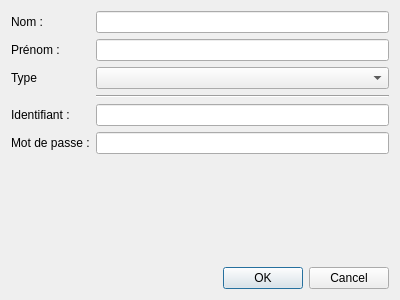
<?xml version="1.0" encoding="UTF-8"?>
<ui version="4.0">
 <class>CreateStaffDialog</class>
 <widget class="QDialog" name="CreateStaffDialog">
  <property name="windowModality">
   <enum>Qt::WindowModal</enum>
  </property>
  <property name="geometry">
   <rect>
    <x>0</x>
    <y>0</y>
    <width>400</width>
    <height>300</height>
   </rect>
  </property>
  <property name="windowTitle">
   <string>Create a new staff member</string>
  </property>
  <property name="windowIcon">
   <iconset resource="../resources.qrc">
    <normaloff>:/icons/address-card.svg</normaloff>:/icons/address-card.svg</iconset>
  </property>
  <layout class="QVBoxLayout" name="verticalLayout">
   <item>
    <layout class="QFormLayout" name="formLayout">
     <item row="0" column="0">
      <widget class="QLabel" name="lastNameLabel">
       <property name="text">
        <string>Nom :</string>
       </property>
      </widget>
     </item>
     <item row="0" column="1">
      <widget class="QLineEdit" name="lastNameLineEdit">
       <property name="inputMask">
        <string/>
       </property>
      </widget>
     </item>
     <item row="1" column="0">
      <widget class="QLabel" name="firstNameLabel">
       <property name="text">
        <string>Prénom :</string>
       </property>
      </widget>
     </item>
     <item row="1" column="1">
      <widget class="QLineEdit" name="firstNameLineEdit"/>
     </item>
     <item row="2" column="0">
      <widget class="QLabel" name="typeLabel">
       <property name="text">
        <string>Type</string>
       </property>
      </widget>
     </item>
     <item row="2" column="1">
      <widget class="QComboBox" name="typeComboBox"/>
     </item>
     <item row="3" column="0">
      <layout class="QHBoxLayout" name="horizontalLayout"/>
     </item>
     <item row="3" column="1">
      <widget class="Line" name="separator">
       <property name="orientation">
        <enum>Qt::Horizontal</enum>
       </property>
      </widget>
     </item>
     <item row="4" column="0">
      <widget class="QLabel" name="loginLabel">
       <property name="text">
        <string>Identifiant :</string>
       </property>
      </widget>
     </item>
     <item row="4" column="1">
      <widget class="QLineEdit" name="loginLineEdit"/>
     </item>
     <item row="5" column="0">
      <widget class="QLabel" name="passwordLabel">
       <property name="text">
        <string>Mot de passe :</string>
       </property>
      </widget>
     </item>
     <item row="5" column="1">
      <widget class="QLineEdit" name="passwordLineEdit">
       <property name="echoMode">
        <enum>QLineEdit::Password</enum>
       </property>
      </widget>
     </item>
    </layout>
   </item>
   <item>
    <widget class="QDialogButtonBox" name="buttonBox">
     <property name="orientation">
      <enum>Qt::Horizontal</enum>
     </property>
     <property name="standardButtons">
      <set>QDialogButtonBox::Cancel|QDialogButtonBox::Ok</set>
     </property>
    </widget>
   </item>
  </layout>
 </widget>
 <resources>
  <include location="../resources.qrc"/>
 </resources>
 <connections>
  <connection>
   <sender>buttonBox</sender>
   <signal>accepted()</signal>
   <receiver>CreateStaffDialog</receiver>
   <slot>accept()</slot>
   <hints>
    <hint type="sourcelabel">
     <x>248</x>
     <y>254</y>
    </hint>
    <hint type="destinationlabel">
     <x>157</x>
     <y>274</y>
    </hint>
   </hints>
  </connection>
  <connection>
   <sender>buttonBox</sender>
   <signal>rejected()</signal>
   <receiver>CreateStaffDialog</receiver>
   <slot>reject()</slot>
   <hints>
    <hint type="sourcelabel">
     <x>316</x>
     <y>260</y>
    </hint>
    <hint type="destinationlabel">
     <x>286</x>
     <y>274</y>
    </hint>
   </hints>
  </connection>
 </connections>
</ui>
